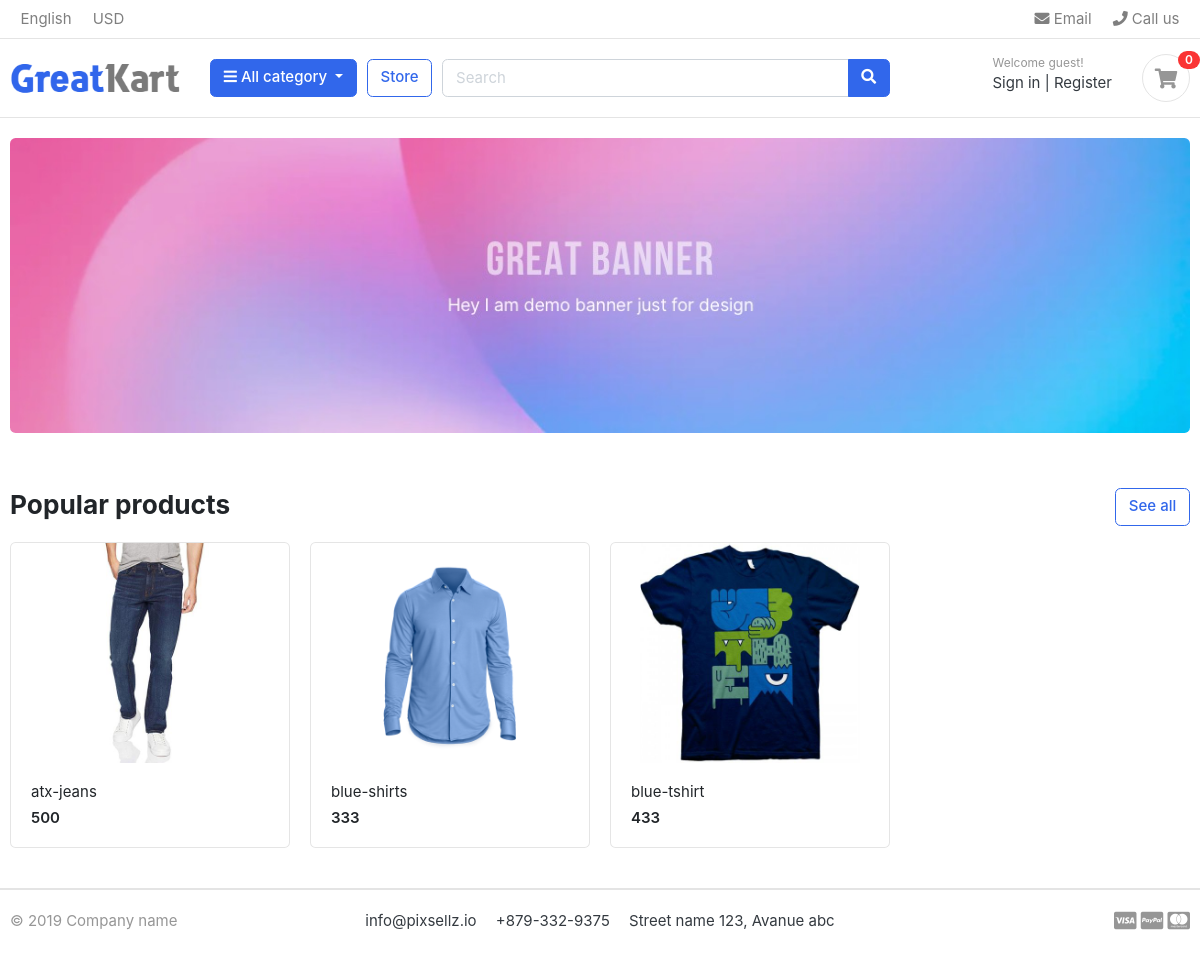
Before: / (signed in) with the older database file.
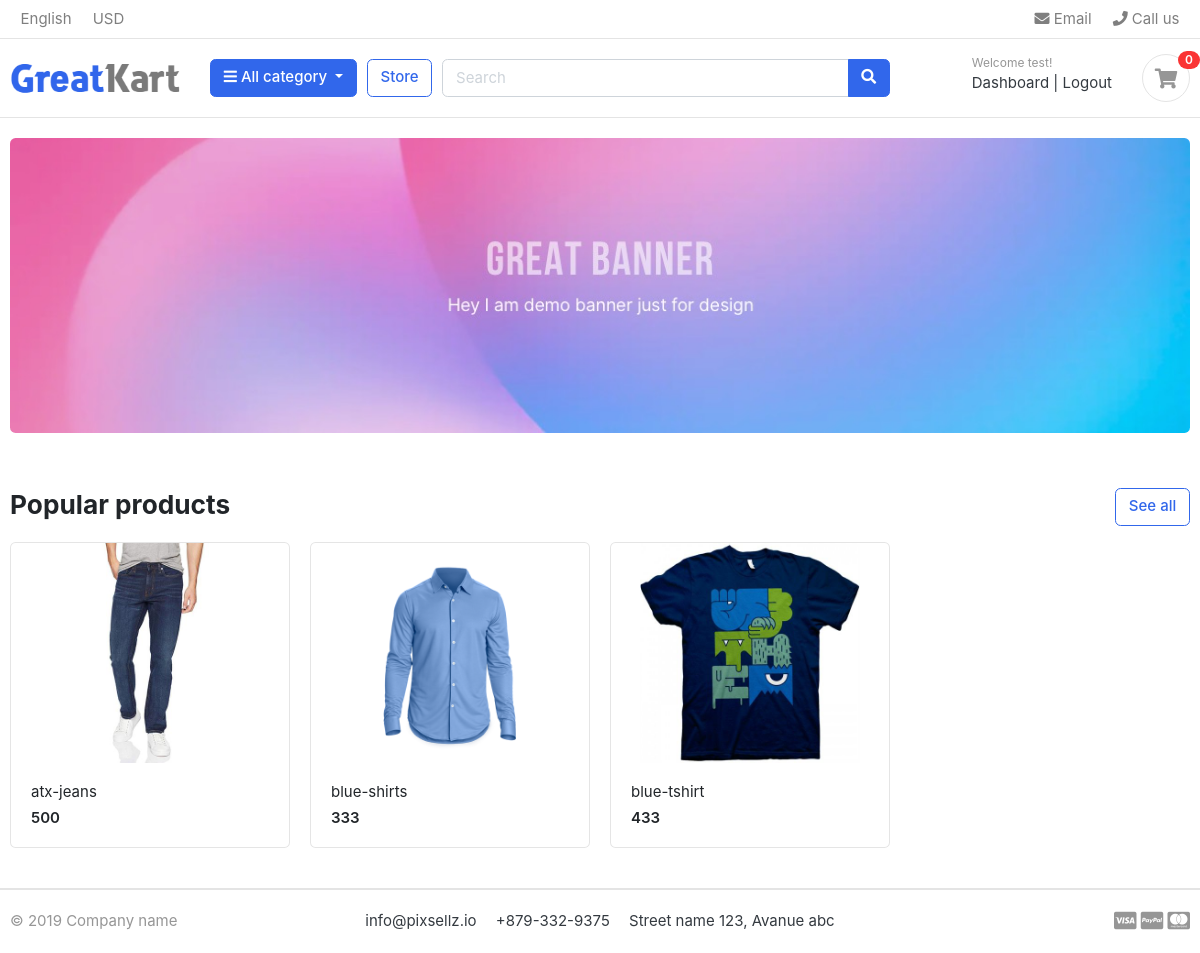
After: the same page with the newer database file.
### accounts/models.py (models this page shows, shortened)
class Account(AbstractBaseUser):
  first_name = models.CharField(max_length = 50)
  last_name = models.CharField(max_length = 50)
  username = models.CharField(max_length = 50,unique = True)
  email = models.EmailField(max_length = 100, unique = True)
  phone_number = models.CharField(max_length = 50)
  date_joined = models.DateField(auto_now_add = True)
  last_login = models.DateField(auto_now_add = True)
  is_admin = models.BooleanField(default = False)
  is_staff = models.BooleanField(default = False)
  is_active = models.BooleanField(default = False)
  is_superadmin = models.BooleanField(default = False)
  USERNAME_FIELD = 'email'
  REQUIRED_FIELDS = ['username','first_name','last_name']
  objects = Myaccountmanager()

### ecommercesite/views.py (the view)
# urls.py: path('', views.home,name = 'home'),
def home(request):
  Products = Product.objects.all().filter(is_available= True)
  print(Products)
  context = {
    'products' :  Products,
  }
  return render(request,'home.html',context)

### carts/context_processors.py (called while the page is built)
def counter(request):
  cart_count = 0
  if 'admin' in request.path:
    return {}
  else:
    try:
      cart = Cart.objects.filter(cart_id = _cart_id(request))
      cart_items = CartItem.objects.all().filter(cart = cart[:1])
      for cart_item in cart_items:
        cart_count += cart_item.quantity
    except cart.DoesNotExist:
      cart_count = 0
    return dict(cart_count = cart_count)

### carts/views.py (called while the page is built)
def _cart_id(request):
  cart = request.session.session_key
  if not cart:
    cart = request.session.create()
  return cart

### category/context_processors.py (called while the page is built)
def media_links(request):
  links = Category.objects.all()
  return dict(links = links)

### category/models.py (called while the page is built)
  def get_url(self):
    return reverse('products_by_category',args=[self.slug])

### store/models.py (called while the page is built)
  def __str__(self):
    return self.product_name

  def get_url(self):
    return reverse('product_detail',args = [ self.category.slug,self.slug])

### templates/home.html
{% extends 'base.html' %}
{% load static %}
{% block content%}
    <section class="section-intro padding-y-sm">
      <div class="container">
        <div class="intro-banner-wrap">
          <img src="{% static 'images/banners/1.jpg'%}" class="img-fluid rounded" />
        </div>
      </div>
    </section>
    <section class="section-name padding-y-sm">
      <div class="container">
        <header class="section-heading">
          <a href= "{% url 'store' %}" class="btn btn-outline-primary float-right"
            >See all</a
          >
          <h3 class="section-title">Popular products</h3>
        </header>
        <div class="row">
        {% for product in products %}
          <div class="col-md-3">
            <div class="card card-product-grid">
              <a href="{{ product.get_url }}" class="img-wrap">
                <img src="{{ product.images.url }}" />
              </a>
              <figcaption class="info-wrap">
                <a href="{{ product.get_url }}" class="title"
                  >{{ product.product_name }}</a
                >
                <div class="price mt-1">{{product.price}}</div>
              </figcaption>
            </div>
          </div>
          {% endfor %}
        </div>
      </div>
    </section>
  </body>
</html>
{% endblock %}

### templates/includes/navbar.html (shortened to what this page needs)
{% load static%} {% block content%}
<header class="section-header">
  <nav class="navbar p-md-0 navbar-expand-sm navbar-light border-bottom">
    <div class="container">
      <div class="collapse navbar-collapse" id="navbarTop4">
        <ul class="navbar-nav mr-auto">
          <li class="nav-item dropdown">
            <a href="#" class="nav-link"> English </a>
          </li>
          <li class="nav-item dropdown">
            <a href="#" class="nav-link"> USD </a>
          </li>
        </ul>
        <ul class="navbar-nav">
          <li>
            <a href="#" class="nav-link">
              <i class="fa fa-envelope"></i> Email
            </a>
          </li>
          <li>
            <a href="#" class="nav-link">
              <i class="fa fa-phone"></i> Call us
            </a>
          </li>
        </ul>
      </div>
    </div>
  </nav>
  <section class="header-main border-bottom">
    <div class="container">
      <div class="row align-items-center">
        <div class="col-lg-2 col-md-3 col-6">
          <a href="{% url 'home' %}" class="brand-wrap">
            <img class="logo" src="{% static './images/logo.png' %}" />
          </a>
        </div>
        <div class="col-lg col-sm col-md col-6 flex-grow-0">
          <div class="category-wrap dropdown d-inline-block float-right">
            <button
              type="button"
              class="btn btn-primary dropdown-toggle"
              data-toggle="dropdown"
            >
              <i class="fa fa-bars"></i> All category
            </button>
          </div>
        </div>
        <a href="{% url 'store' %}" class="btn btn-outline-primary">Store</a>
        <div class="col-lg col-md-6 col-sm-12 col">
          <form action="{% url 'search' %}" class="search" method="">
            <div class="input-group w-100">
              <input
                type="text"
                class="form-control"
                style="width: 60%"
                placeholder="Search"
                name="keyword"
              />
              <div class="input-group-append">
                <button class="btn btn-primary" type="submit">
                  <i class="fa fa-search"></i>
                </button>
              </div>
            </div>
          </form>
        </div>
        <div class="col-lg-3 col-sm-6 col-8 order-2 order-lg-3">
          <div class="d-flex justify-content-end mb-3 mb-lg-0">
            {% if user.id is None %}
            <div class="widget-header">
              <small class="title text-muted">Welcome guest!</small>
              <div>
                <a href="{% url 'login' %}">Sign in</a>
                <span class="dark-transp"> | </span>
                <a href="{% url 'register'%}"> Register</a>
              </div>
            </div>
            {% else %}
            <div class="widget-header">
              <small class="title text-muted">Welcome {{ user.first_name }}!</small>
              <div>
                <a href="#">Dashboard</a>
                <span class="dark-transp"> | </span>
                <a href="{% url 'logout'%}"> Logout</a>
              </div>
            </div>
            {% endif%}
            <a href="{% url 'cart' %}" class="widget-header pl-3 ml-3">
              <div class="icon icon-sm rounded-circle border">
                <i class="fa fa-shopping-cart"></i>
              </div>
              <span class="badge badge-pill badge-danger notify"
                >{{ cart_count }}</span
              >
            </a>
          </div>
        </div>
      </div>
    </div>
  </section>
</header>
{% endblock %}

Changed rows visible on the page:
now on this page (row edited): Account: first_name "test"
changed Account: is_active False → True (drawn)
Other visible differences:
text no longer shown: "Welcome guest! Sign in Register"
text now shown: "Welcome ! Dashboard Logout"
